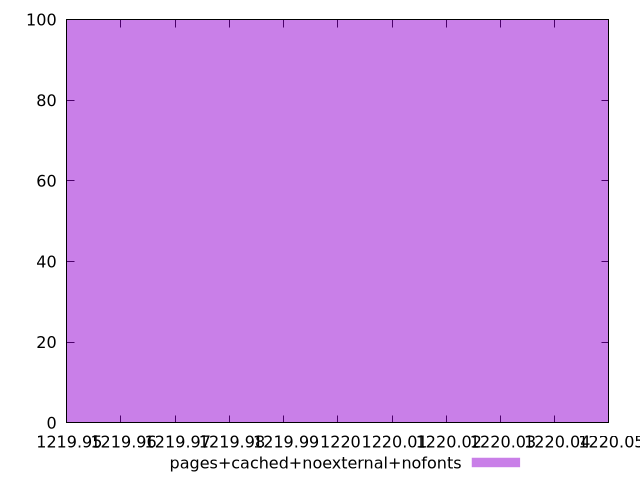

The script that saved this image:
$_pagesCachedNoexternalNofonts <<EOF
1220 100
EOF
set key outside below
set terminal pngcairo
set output "report_00006_2020-11-02T20-21-41.718Z/uses-long-cache-ttl/pages+cached+noexternal+nofonts//raw_hist.png"
set yrange [0:100]
set boxwidth 0.1
set style fill transparent solid 0.5 noborder
plot $_pagesCachedNoexternalNofonts title "pages+cached+noexternal+nofonts" with boxes ,
